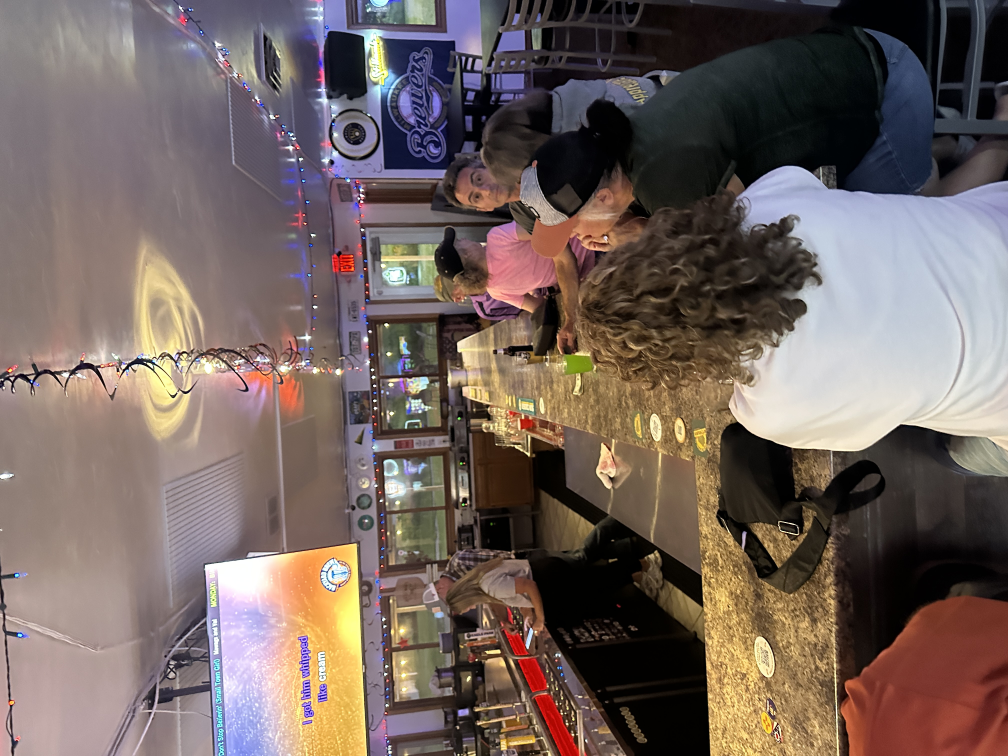
#> input picture 3 Photos/2026-07-10_karaoke_crowd_4.jpg, 4032 x 3024 px (shown at 1/4 size)
$ python -i process_photos.py   (imports and definitions only)
#> lines starting #> are read from the running program, lines starting #| are printed output that depends on the picture
#> further down, picture is the input picture: PIL image 4032x3024 RGB; mean R, G, B 115, 100.2, 95.1
"""
process_photos.py - Crop/resize/enhance photos and build flyers.

Modes (from the `enhance` column or the filename suffix):
  none / blank  -> light polish only: crop to platform aspect + auto brightness/contrast
  text_overlay  -> premium HTML/CSS flyer over the photo (see flyer_render.py)
  logo          -> photo + logo watermark in a corner
  both          -> flyer + logo
  premade_art   -> finished graphic: NO editing, only resize to fit platform dims
                   (any filename ending in _art is auto-treated as premade_art)

text_overlay/both delegate to flyer_render.py (HTML/CSS rendered via Playwright) for real
design quality -- see the premium-photo-forward-design skill for why. Everything else here
stays plain PIL, which is already correctly simple for those modes.
"""

from __future__ import annotations

import os

from PIL import Image, ImageEnhance, ImageOps

import config
import flyer_render


# [14 lines left out: function resolve_mode, not called in this run]


def _fit_cover(img: Image.Image, size) -> Image.Image:
    """Crop-to-cover: fill the target box exactly, cropping overflow (center)."""
    return ImageOps.fit(img, size, method=Image.LANCZOS, centering=(0.5, 0.5))


# [9 lines left out: function _fit_contain, not called in this run]


def _auto_polish(img: Image.Image) -> Image.Image:
    """Gentle, universal cleanup: mild autocontrast + tiny brightness/color lift."""
    img = ImageOps.exif_transpose(img)  # respect phone orientation
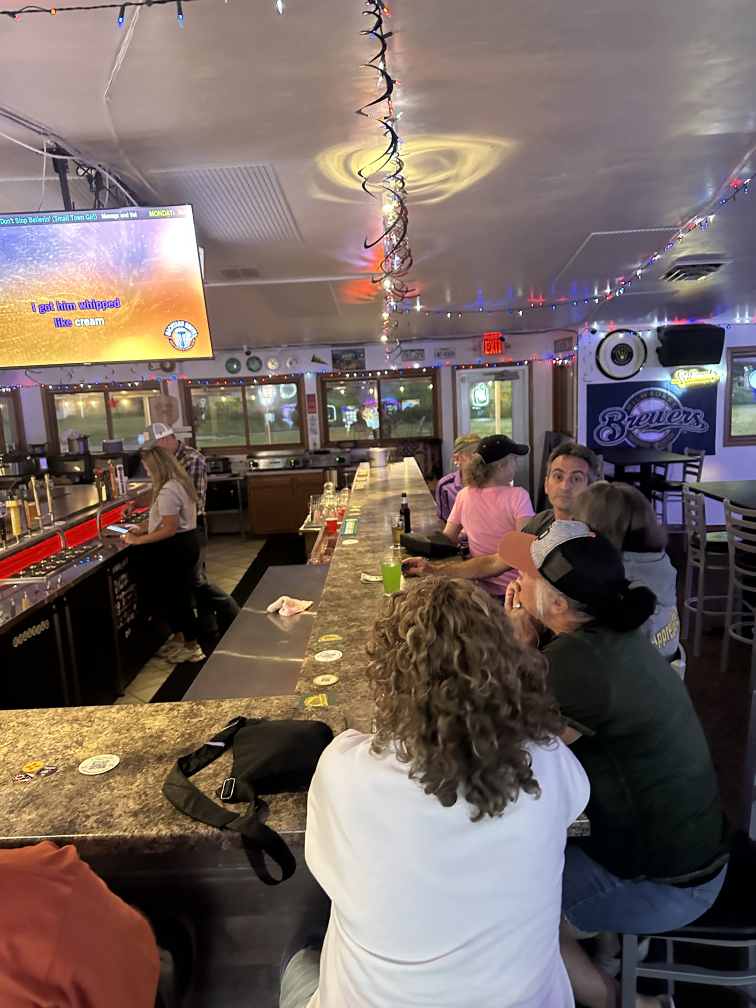
#> img: PIL image 3024x4032 RGB (shown at 1/4 size); mean R, G, B 115, 100.2, 95.1
    img = ImageOps.autocontrast(img, cutoff=1)
    img = ImageEnhance.Brightness(img).enhance(1.03)
    img = ImageEnhance.Color(img).enhance(1.05)
    return img


# [72 lines left out: functions _load_logo, _add_logo, process, output_name, not called in this run]

>>> from PIL import Image
>>> picture = Image.open('../3 Photos/2026-07-10_karaoke_crowd_4.jpg')
>>> result = _auto_polish(picture)

$ run again, on 3 Photos/2026-07-27_bingo_bar_wide_9.jpg
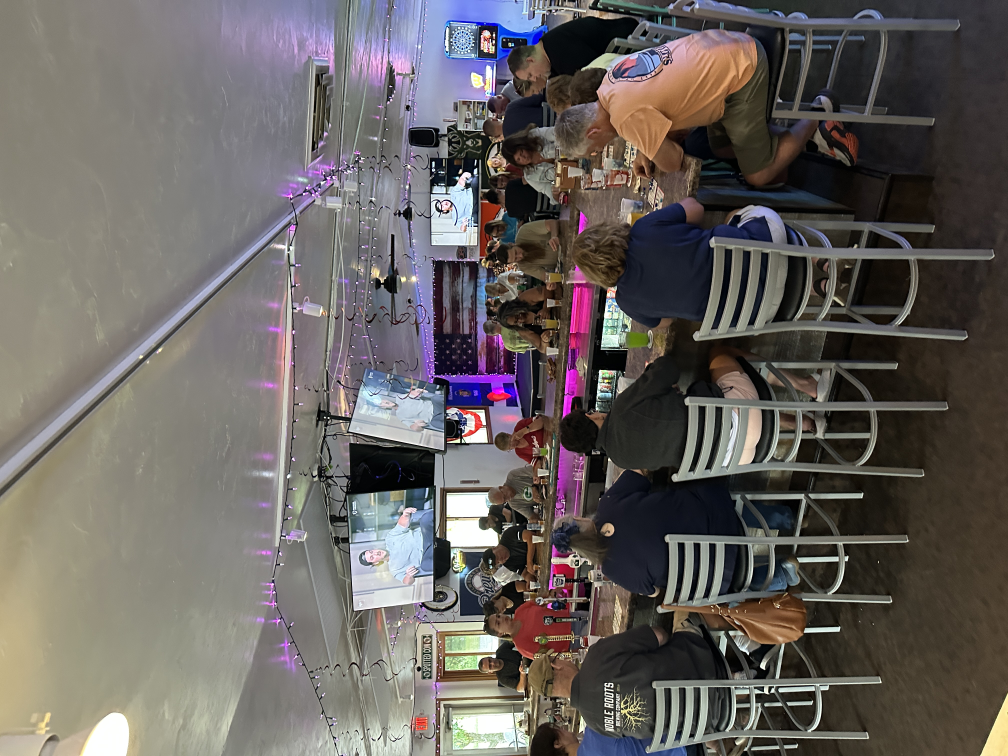
#> input picture 3 Photos/2026-07-27_bingo_bar_wide_9.jpg, 4032 x 3024 px (shown at 1/4 size)
#> picture is the input picture: PIL image 4032x3024 RGB; mean R, G, B 103.5, 98.1, 95.4
#> in _auto_polish, `img = ImageOps.exif_transpose(img)`:
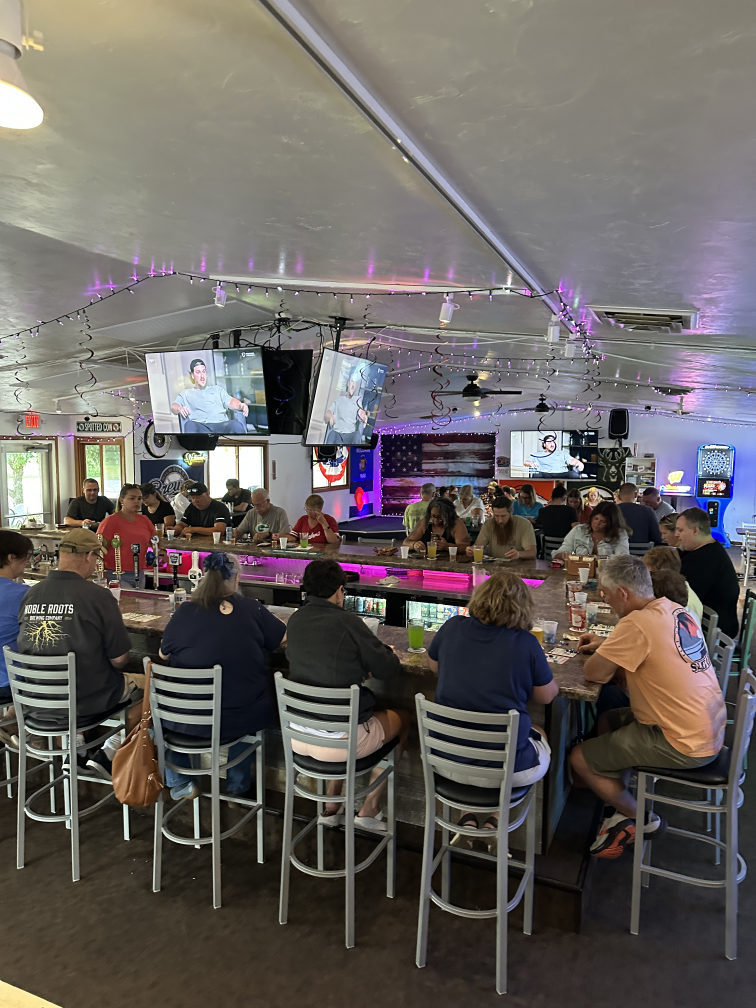
#> img: PIL image 3024x4032 RGB (shown at 1/4 size); mean R, G, B 103.5, 98.1, 95.4

$ run again, on 3 Photos/2026-07-28_pickleball_3.jpg
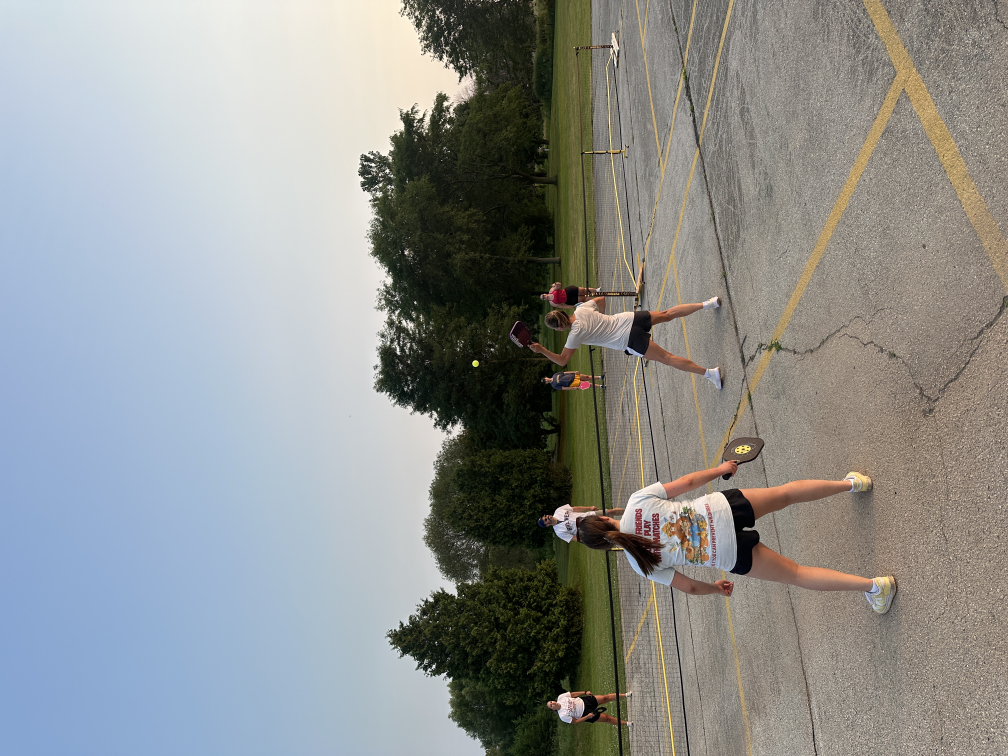
#> input picture 3 Photos/2026-07-28_pickleball_3.jpg, 4032 x 3024 px (shown at 1/4 size)
#> picture is the input picture: PIL image 4032x3024 RGB; mean R, G, B 142.6, 144.8, 143.4
#> in _auto_polish, `img = ImageOps.exif_transpose(img)`:
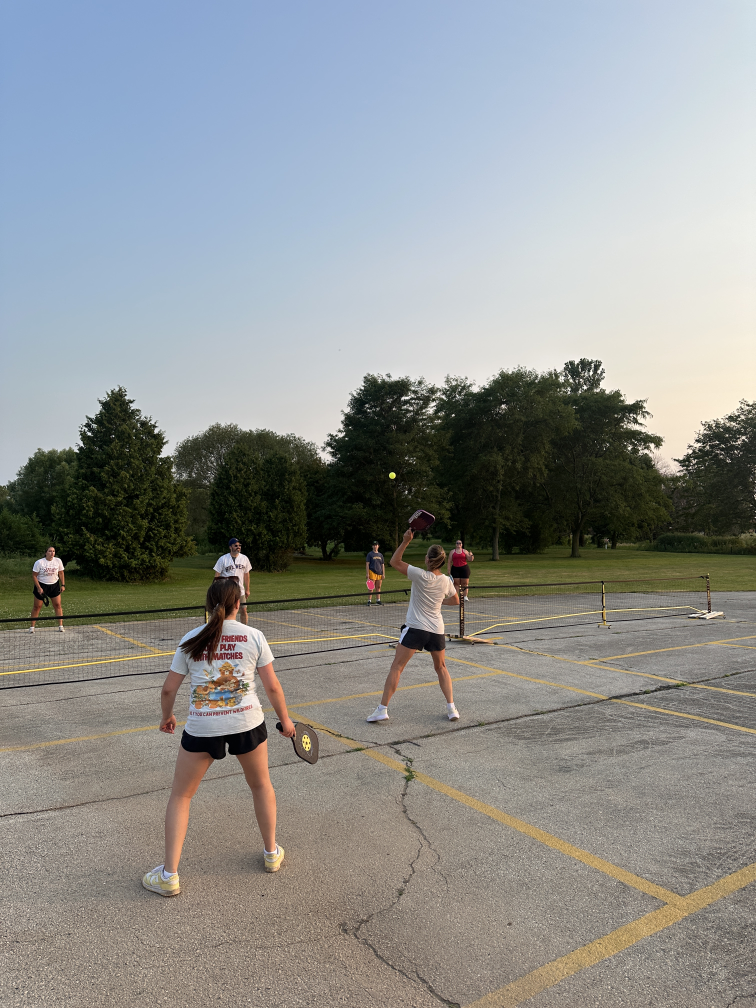
#> img: PIL image 3024x4032 RGB (shown at 1/4 size); mean R, G, B 142.6, 144.8, 143.4
#> in _auto_polish, `img = ImageOps.autocontrast(img, cutoff=1)`:
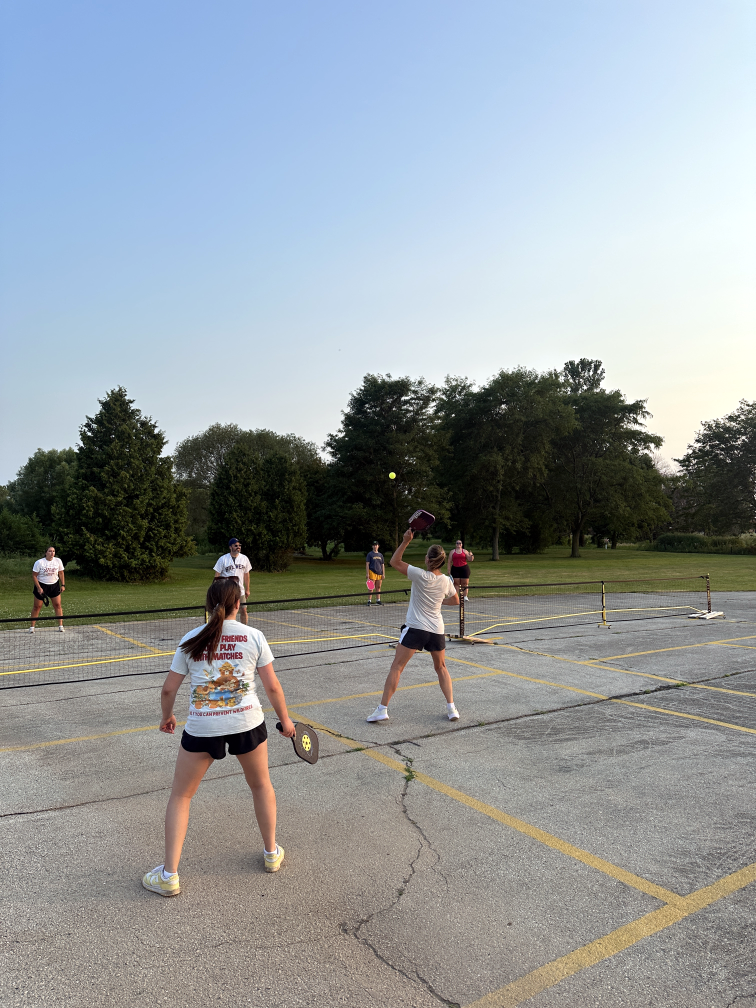
#> img: PIL image 3024x4032 RGB (shown at 1/4 size); mean R, G, B 147.5, 154.3, 157.8
